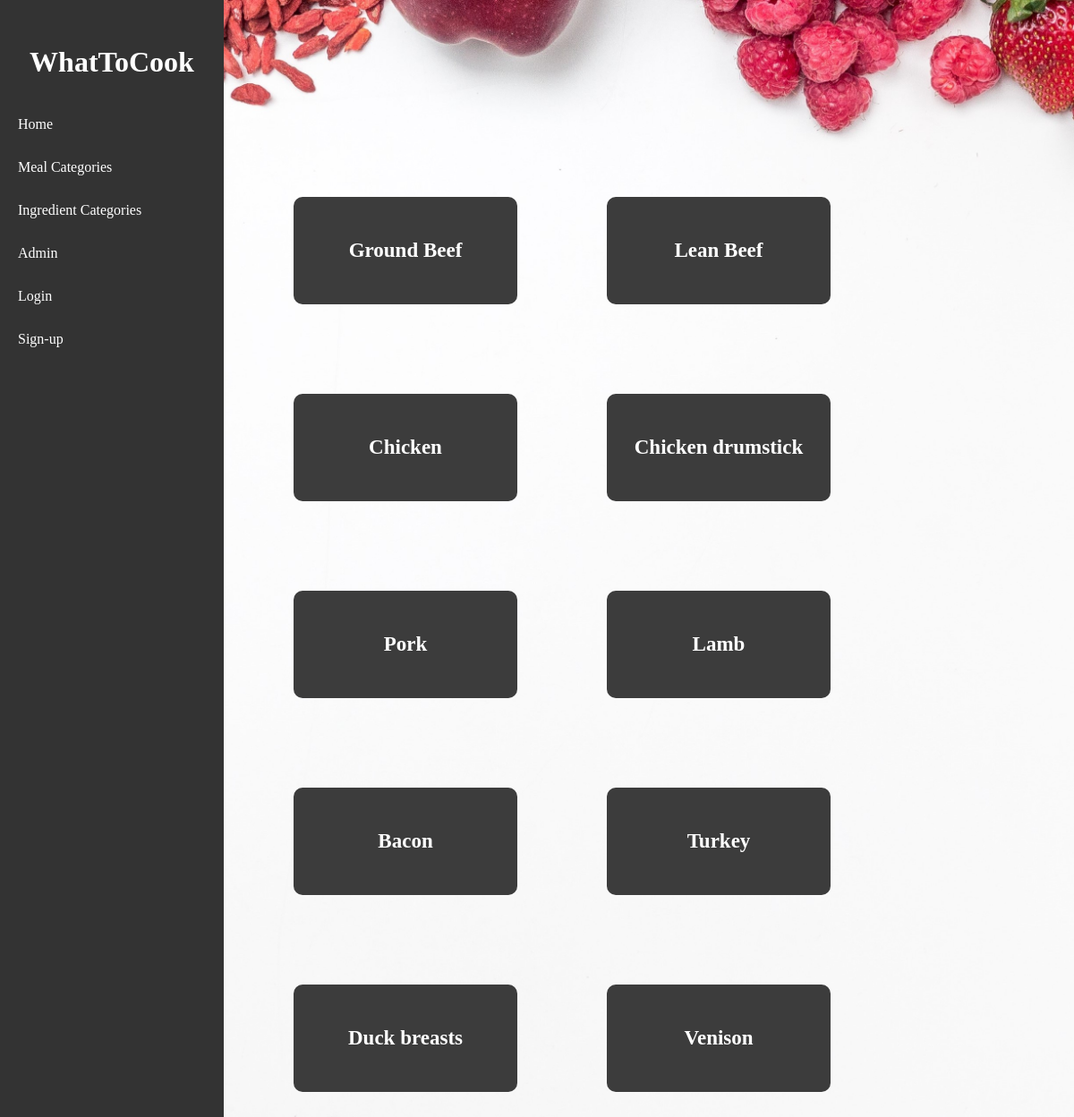
Page /ingredients/1/ on the committed database.
### viewer/models.py (models this page shows, shortened)
class Ingredient(Model):
    name = CharField(max_length=50)
    category = ForeignKey(IngredientCategory, on_delete=CASCADE)
    calories_per_100g = IntegerField(validators=[MinValueValidator(1)], blank=False)

### viewer/views.py (the view)
# urls.py: path('ingredients/<int:category_id>/', ingredients, name='ingredients'),
def ingredients(request, category_id):
    ingredients = Ingredient.objects.filter(category__id=category_id)
    for ingredient in ingredients:
        ingredient.color_r, ingredient.color_g, ingredient.color_b = 60, 60, 60
    return render(request, 'ingredients.html', {'ingredients': ingredients})

### viewer/templates/ingredients.html
{% extends 'base.html' %}
{% block content %}
{% load static %}
<link rel="stylesheet" href="{% static 'style.css' %}">
<body>
<div class="ingredient-grid">
  {% for ingredient in ingredients %}
    <div class="ingredient-item" style="background-color: rgb({{ ingredient.color_r }}, {{ ingredient.color_g }}, {{ ingredient.color_b }}); margin: 50px;">
      <a class="ingredient-link" href="{% url 'filtered_meals_by_ingredient' ingredient_id=ingredient.id %}">
        {{ ingredient.name }}
      </a>
    </div>
  {% endfor %}
</div>
</body>
{% endblock %}

### viewer/static/style.css (style rules this page uses)
body { background-image: url('images/background.jpg'); background-size: cover; background-repeat: no-repeat; background-position: center top; background-attachment: fixed; margin-top: 150px; }
.ingredient-grid { display: flex; flex-wrap: wrap; }
.ingredient-item { width: 250px; height: 120px; margin: 100px; border-radius: 10px; font-size: 23px; display: flex; justify-content: center; align-items: center; position: relative; }
.ingredient-link { display: flex; justify-content: center; align-items: center; text-decoration: none; color: white; font-weight: bold; }

### rows in the picture
Ingredient: name "Ground Beef"
Ingredient: name "Lean Beef"
Ingredient: name "Chicken"
Ingredient: name "Chicken drumstick"
Ingredient: name "Pork"
Ingredient: name "Lamb"
Ingredient: name "Bacon"
Ingredient: name "Turkey"
Ingredient: name "Duck breasts"
Ingredient: name "Venison"
